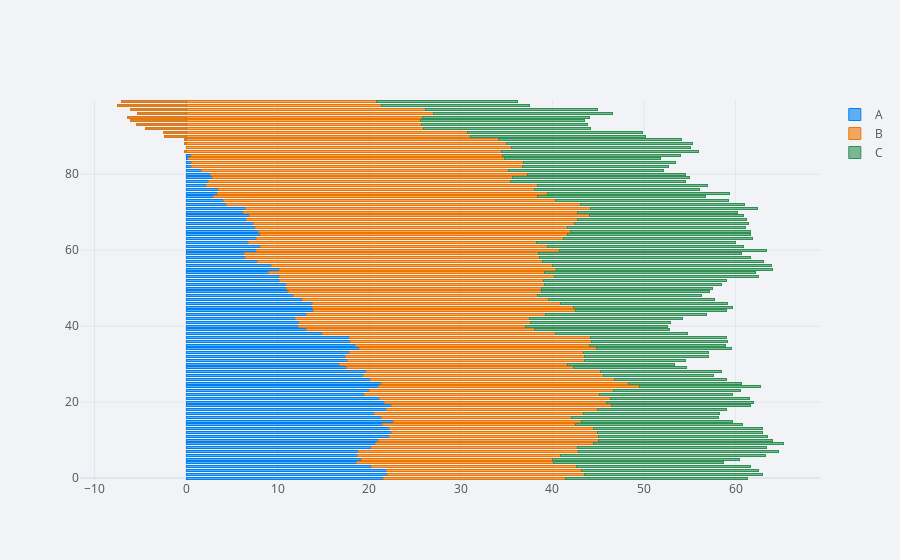

This figure's notebook cell:
### Code cell
df.iplot(kind='barh',barmode='stack',bargap=0.5)
